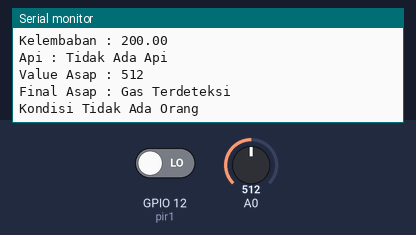
This sketch was run on a simulated ESP8266 (NodeMCU). Parts: the last lines printed to the serial monitor. Inputs (shaded band) come from the test bench; at power-on: A0 = 512, GPIO 12 (pir1) LOW. WiFi joins after 1.5 s; servers stay silent unless stated; uploads are accepted with an empty reply.

Above: at 4.7 s.
4.8 s: A0 set to 310
At 4.8 s:
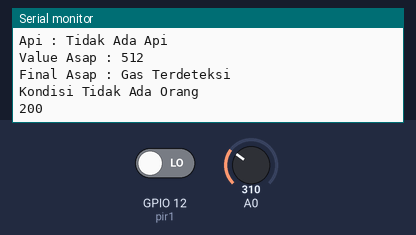
10.4 s: GPIO 12 (pir1) driven HIGH
At 11.29 s:
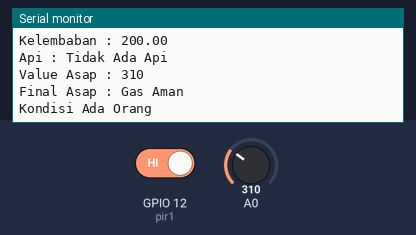
14.8 s: A0 set to 90
At 16.6 s:
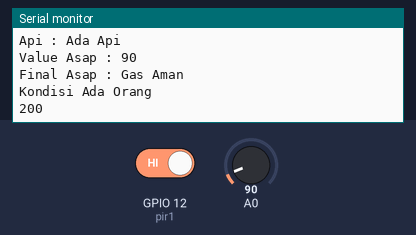
Timing chart, 0 to 18.1 s (numbered marks = the images above; inputs shaded):
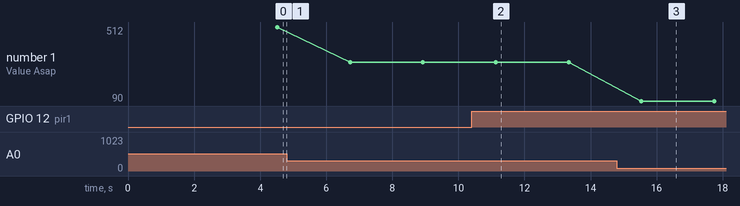

The sketch:

ESP8266_2020.ino
```cpp
#ifdef ESP32
#include <WiFi.h>
#include <HTTPClient.h>
#include <WiFiClient.h>
#else
#include <ESP8266WiFi.h>
#include <ESP8266HTTPClient.h>
#include <WiFiClient.h>
#endif

#include "DHT.h"

const char *ssid = "labalaba";
const char *password = "fromzerotohero";

//inisialisasi DHT
#define DHTPIN 2
#define DHTTYPE DHT11
DHT dht(DHTPIN, DHTTYPE);

// inisialisasi sensor api
int analogPin = 15;
int val = 0;
String val2 = "";

//inisialisasi PIR
int pir1 = 12;
String val6 = "";

//Insialisasi Asap
int mq2 = 0;
String val4 = "";


void setup() {
  dht.begin();
  delay(10);

  connectWifi();
}


void loop() {
  SendSensorData();
}


void connectWifi() {
  delay(1000);
  Serial.begin(115200);
  WiFi.mode(WIFI_OFF);        //mencegah masalah koneksi yang terlalu lama
  delay(1000);
  WiFi.mode(WIFI_STA);        //menjaga esp tidak terlihat sebagai hotspot
  WiFi.begin(ssid, password);
  Serial.println("");
  Serial.print("Connecting");

  //tunggu koneksi
  while (WiFi.status() != WL_CONNECTED) {
    delay(500);
    Serial.print(".");
  }

  Serial.print("Connected to ");
  Serial.println(ssid);
  Serial.print("IP address: ");
  Serial.println(WiFi.localIP());  //IP address ESP kita
}


void SendSensorData() {
  HTTPClient http;
  String postData;
  //----------------------baca dht---------------------
  delay(1000);

  float suhu = 100;
  float kelembaban = 200;

  //----------------------baca API---------------------
  val = analogRead(analogPin);
  if (val < 100) {
    val2 = "Ada Api";
  }
  else {
    val2 = "Tidak Ada Api";
  }
  //----------------------baca ASAP---------------------
  int val3 = analogRead(mq2);
  if (val3 >= 320) {
    val4 = "Gas Terdeteksi";
  } else {
    val4 = "Gas Aman";
  }
  //----------------------baca PIR---------------------
  int val5 = digitalRead(pir1);

  if (val5 == HIGH) {
    val6 = "Ada Orang";
  } else {
    val6 = "Tidak Ada Orang";
  }
  //----------------------------------------------------

  if (isnan(suhu) || isnan(kelembaban) || isnan(val) || isnan(val3) || isnan(val5)) {
    Serial.println("Pembacaan Gagal");
    return;
  }

  Serial.print("Suhu : ");
  Serial.println(suhu);
  Serial.print("Kelembaban : ");
  Serial.println(kelembaban);
  Serial.print("Api : ");
  Serial.println(val2);
  Serial.print("Value Asap : ");
  Serial.println(val3);
  Serial.print("Final Asap : ");
  Serial.println(val4);
  Serial.print("Kondisi ");
  Serial.println(val6);

  String sensorData1 = String(suhu);
  String sensorData2 = String(kelembaban);
  String sensorData3 = String(val2);
  String sensorData4 = String(val4);
  String sensorData5 = String(val6);

  //Post Data
  //postData = "sensor1=" +  sensorData1 + "&sensor2=" + sensorData2 dan seterusnya;
  postData = "sensor1=" +  sensorData1 + "&sensor2=" + sensorData2 + "&sensor3=" + sensorData3 + "&sensor4=" + sensorData4 + "&sensor5=" + sensorData5;

  //masukkan IP server dan path program PHP
  http.begin("http://192.168.1.3/esp8266/postData.php");
  http.addHeader("Content-Type", "application/x-www-form-urlencoded");

  int httpCode = http.POST(postData);
  String payload = http.getString();

  Serial.println(httpCode);
  Serial.println(payload);

  http.end();

  delay(1000);
}
```

Measured:
- after the input at 10.4 s, the serial monitor: prints a new line after 0.73 s (image 2)
- after the input at 14.8 s, the serial monitor: prints a new line after 0.74 s (image 3)
- plotted number 1: 512 → 310 after the input at 4.8 s, 310 → 90 after the input at 14.8 s
